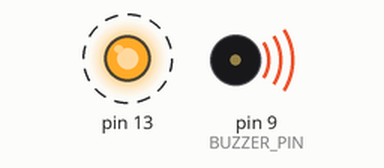
A sketch run on a simulated Arduino Uno, built with avr-gcc and run on an emulated ATmega328P. Parts: output pins drawn as LEDs (lit = HIGH), buzzer (waves = sounding). Dashed ring = blinking.

Above: at 0.05 s.
At 2.75 s:
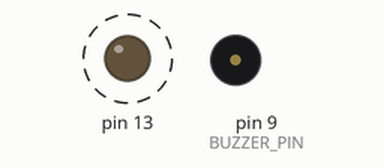
Timing chart, 0 to 3.0 s (numbered marks = the images above):
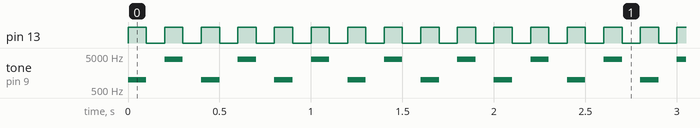

Measured:
- by itself, pin 13: alternates HIGH for 0.10 s and LOW for 0.10 s
- by itself, tone on pin 9 (BUZZER_PIN): repeats every 0.40 s: silent 0.10 s, 4000 Hz 0.10 s, silent 0.10 s, 1000 Hz 0.10 s

The sketch:

BUZZER.ino
```cpp
#define BUZZER_PIN 9
int fre[]={1000,4000};
void setup() {
 pinMode(13,OUTPUT);
}

void loop() {
  for(int i=0; i<=1;i++)
  {
  tone(BUZZER_PIN, fre[i]);
  digitalWrite(13,HIGH);
  delay(100);
  noTone(BUZZER_PIN);
  digitalWrite(13,LOW);
  delay(100);
  }
}
```
